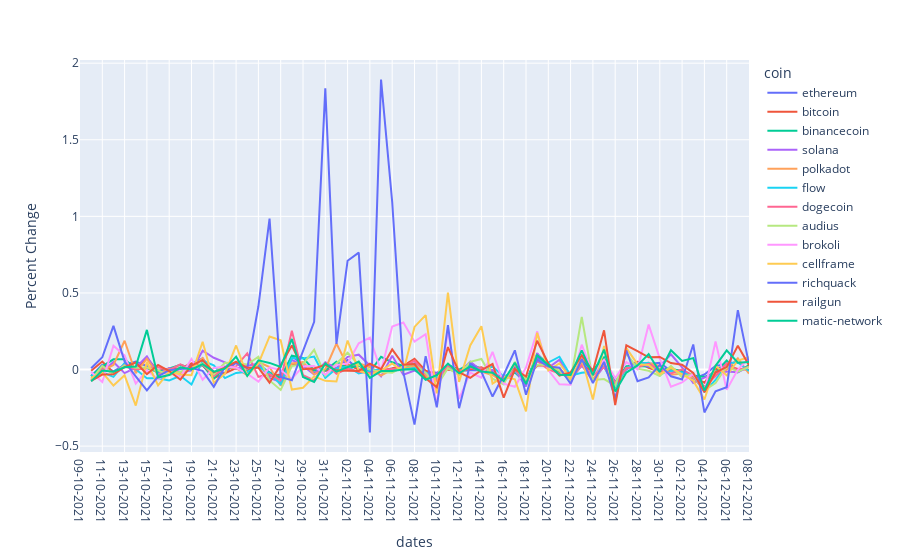

The notebook cell saved with this chart:
### Code cell
#build price percent Changes Graph
dfPercents = dfPrices
dfPercents = dfPercents.set_index('dates')
dfPercents = dfPercents.pct_change()
display(dfPercents.head(5))
#the default y axis label was value so thats why it is being changed below
fig = px.line(dfPercents, labels = {'value': 'Percent Change', 'variable': 'coin'})
py.offline.plot(fig, filename='pricePercentChangesLines.html')

fig.show()
